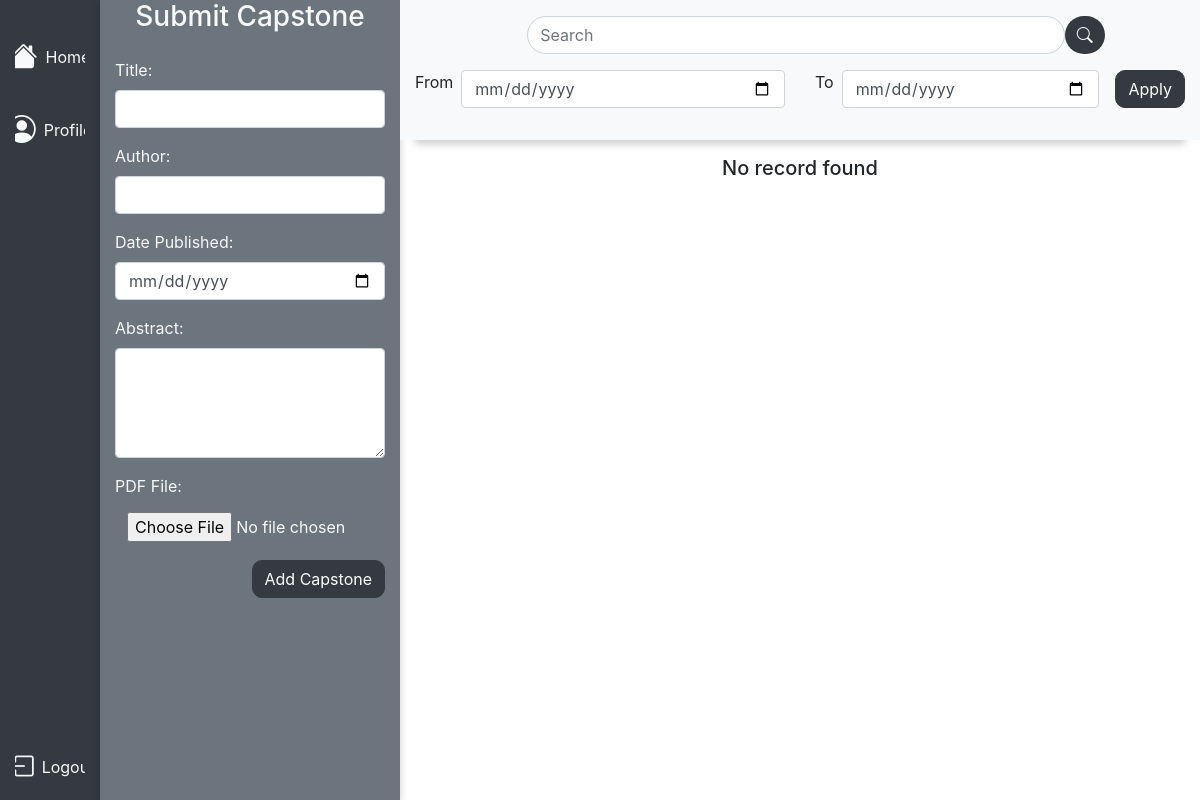
The app's page /pages/home-admin.php, older data.
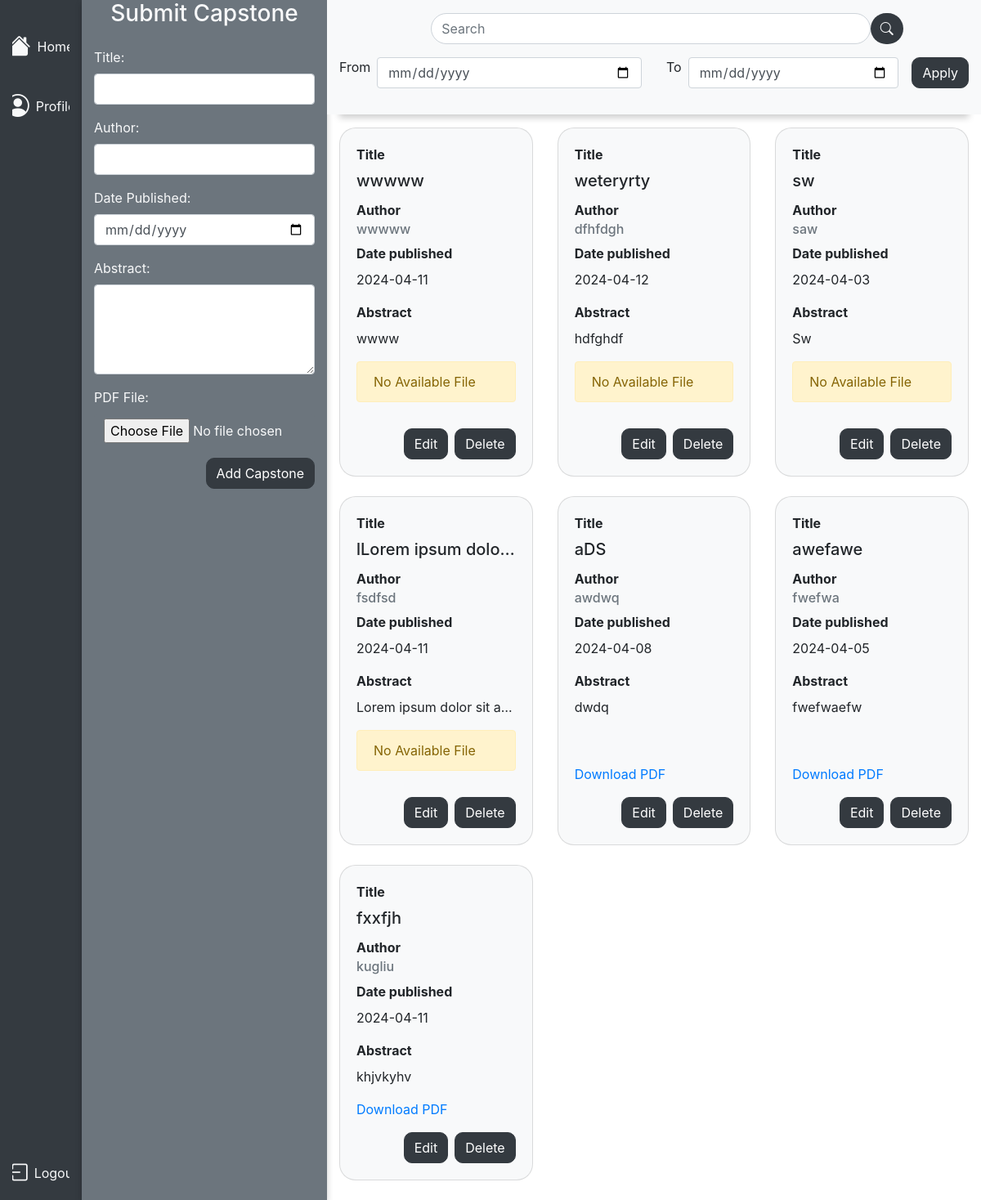
The same page, newer data.
### tables this page shows
CREATE TABLE `tblcapstone` (
  `id` int(11) NOT NULL,
  `title` text NOT NULL,
  `author` varchar(20) NOT NULL,
  `date_published` date NOT NULL,
  `abstract` text NOT NULL,
  `pdf_file` longblob DEFAULT NULL,
  `is_status` enum('0','1','2') NOT NULL
);

### functions/admin/get-admin.php (called while the page is built)
<?php
include('../functions/connection/dbconn.php');
$stmt = $conn->prepare("SELECT * FROM tblcapstone WHERE is_status= '1';");
$stmt->execute();
$capstones = $stmt->fetchAll(PDO::FETCH_ASSOC);
?>

### functions/type.php (called while the page is built)
<?php
include('../functions/connection/dbconn.php');
include('../functions/admin/get-admin.php');
$fromdate = $_POST['from_date'] ?? null;
$todate = $_POST['to_date'] ?? null;
$searchVal = $_POST['forSearch'] ?? null;
if($searchVal == null && $fromdate == null && $todate == null){
    $stmt = $conn->prepare("SELECT * FROM tblcapstone WHERE is_status = '1'");
}else if($fromdate == null && $todate == null){
    $stmt = $conn->prepare("SELECT * FROM tblcapstone
WHERE title LIKE '%$searchVal%' AND is_status = '1'");
}else if($searchVal != null && $fromdate != null && $todate != null){
    $stmt = $conn->prepare("SELECT * FROM tblcapstone
WHERE date_published BETWEEN '$fromdate' AND '$todate' AND title LIKE '%$searchVal%' AND is_status = '1'");
}else{
    $stmt = $conn->prepare("SELECT * FROM tblcapstone
WHERE date_published BETWEEN '$fromdate' AND '$todate' AND is_status = '1'");
}
$stmt->execute();
$searchCapstone = $stmt->fetchAll(PDO::FETCH_ASSOC);
?>

### pages/home-admin.php (the view, shortened to what this page needs)
<?php
include('../functions/connection/dbconn.php');
include('../functions/admin/get-admin.php');
include('../functions/admin/delete-admin.php');
include('../functions/type.php');
?>
<!DOCTYPE html>
<html lang="en">
<head>
    <link rel="stylesheet" href="../assets/bootstrap/bootstrap.min.css">
    <link rel="stylesheet" href="https://cdn.jsdelivr.net/npm/bootstrap-icons@1.3.0/font/bootstrap-icons.css">
</head>
<body>
    <div class="container-fluid">
        <div class="row" style="height:100vh;">
        <div class="col-sm-1 bg-dark" >
        <div class="left d-flex flex-column justify-content-between align-items-center" style="overflow:hidden; height: 100%;">
    <ul class="nav nav-pills flex-column mt-3 text-center">
        <li class="nav-item m-auto pt-3">
            <a href="home-admin.php" class="nav-link" title="" data-bs-toggle="tooltip" data-bs-placement="right" data-bs-original-title="Home">
                <div class="d-flex align-items-center">
                    <i class="bi bi-house-fill h3 text-light"></i>
                    <label class="text-light ml-2">Home</label>
                </div>
            </a>
        </li>
        <li class="nav-item m-auto pt-3">
            <a href="#" class="nav-link" title="" data-bs-toggle="tooltip" data-bs-placement="right">
                <div class="d-flex align-items-center">
                    <i class="bi bi-person-circle h3 text-light"></i>
                    <label class="text-light ml-2">Profile</label>
                </div>
            </a>
        </li>
    </ul>
    <ul class="nav nav-pills mt-auto text-center">
        <li class="nav-item m-auto pt-3">
            <a href="#" class="nav-link" title="" data-bs-toggle="tooltip" data-bs-placement="right">
                <div class="d-flex align-items-center">
                    <i class="bi bi-box-arrow-left h3 text-light"></i>
                    <label class="text-light ml-2">Logout</label>
                </div>
            </a>
        </li>
    </ul>
</div>
        </div>
        <div class="col-sm-3 bg-secondary text-light">
                <div class="middle" style="overflow:hidden; height: 100%;">
                    <h3 class="mb-4 text-center">Submit Capstone <i class="fas fa-solid fa-star"></i></h3>
                    <form method="POST" enctype="multipart/form-data">
                        <div class="form-group">
                            <label for="title">Title:</label>
                            <input type="text" class="form-control" id="title" name="title" required>
                        </div>
                        <div class="form-group">
                            <label for="author">Author:</label>
                            <input type="text" class="form-control" id="author" name="author" required>
                        </div>
                        <div class="form-group">
                            <label for="date_pub">Date Published:</label>
                            <input type="date" class="form-control" id="date_pub" name="date_pub" required>
                        </div>
                        <div class="form-group">
                            <label for="abstract">Abstract:</label>
                            <textarea class="form-control" id="abstract" name="abstract" rows="4" required></textarea>
                        </div>
                        <div class="form-group">
                            <label for="pdf_file">PDF File:</label>
                            <input type="file" class="form-control bg-secondary border-0 text-light" id="pdf_file" name="pdf_file" accept=".pdf" required>
                        </div>
                        <button type="submit" class="btn btn-dark" name="submit" style="float:right;">Add Capstone</button>
                    </form>
                </div>
            </div>
            <div class="col-sm-8" style="overflow-y:auto; height: 100%;">
    <div class="scrollable-right">
        <div class="sticky-top"  style="box-shadow: 0 4px 8px rgba(0, 0, 0, 0.2);">
            <form method="post">
                <div class="row bg-light">
                    <div class="col-sm-12 text-center">
                        <div style="display: inline-block; width:75%;">
                            <div class="input-group m-3">
                                <input type="text" class="form-control rounded-pill" id="capSearch" placeholder="Search" name="forSearch" value="<?php echo (isset($searchVal))? $searchVal: null;?>">
                                <button type="submit" name="capSearch" value="SEARCH" class="btn btn-primary rounded-pill text-light bg-dark border-none" style="border:none;">
                                    <i class="bi bi-search"></i>
                                </button>
                            </div>
                        </div>
                    </div>
                </div>
                <div class="row bg-light">
                    <div class="col-sm-6">
                        <div class="form-group d-flex">
                            <label class="mr-2">From</label>
                            <input type="date" name="from_date" class="form-control" value="<?php echo (isset($fromdate))? $fromdate: null;?>">
                        </div>
                    </div>
                    <div class="col-sm-6">
                        <div class="form-group d-flex">
                            <label class="mr-2">To</label>
                            <input type="date" name="to_date" class="form-control" value="<?php echo (isset($todate))? $todate: null;?>">
                            <div class="form-group ml-3">
                                <button type="submit" class="btn btn-dark">Apply</button>
                            </div>
                        </div>
                    </div>
                </div>
            </form>
        </div>
        <div class="row mt-3">
            <?php if (count($capstones) == 0): ?>
                <div class="col-12 text-center">
                    <div class="h5">
                        No record found
                    </div>
                </div>
            <?php else: ?>
                <?php
                if(!empty($searchCapstone)) {
                  foreach($searchCapstone as $capstone):
                        $pdf_file = $capstone['pdf_file'];
                    ?>
                        <div class="col-sm-4 mb-4">
                            <div class="card bg-light h-100" onclick="openViewModal('<?php echo $capstone['title']; ?>', '<?php echo $capstone['author']; ?>', '<?php echo $capstone['date_published']; ?>', '<?php echo $capstone['abstract']; ?>',event)">
                                <div class="card-body d-flex flex-column">
                                    <label for="title" class="font-weight-bold">Title</label>
                                    <h5 class="card-title text-truncate"><?php echo $capstone['title']; ?></h5>
                                    <label for="author" class="font-weight-bold">Author</label>
                                    <h6 class="card-subtitle mb-2 text-muted"><?php echo $capstone['author']; ?></h6>
                                    <label for="date published" class="font-weight-bold">Date published</label>
                                    <p class="card-text"><?php echo $capstone['date_published']; ?></p>
                                    <label for="abstract" class="font-weight-bold">Abstract</label>
                                    <p class="card-text text-truncate"><?php echo $capstone['abstract']; ?></p>
                                    <?php if (!empty($pdf_file)): ?>
                                        <a href="<?php echo $pdf_file; ?>" download class="mt-auto">Download PDF</a>
                                    <?php else: ?>
                                        <div class="alert alert-warning flex-grow-1" role="alert">
                                            No Available File
                                        </div>
                                    <?php endif; ?>
                                    <div class="mt-3 d-flex justify-content-end">
                                        <button type="button" class="btn btn-dark edit-btn mr-2" onclick="openEditModal('<?php echo $capstone['id']; ?>', '<?php echo $capstone['title']; ?>', '<?php echo $capstone['author']; ?>', '<?php echo $capstone['date_published']; ?>', '<?php echo $capstone['abstract']; ?>')">Edit</button>
                                        <a href="?delete=<?php echo $capstone['id']; ?>" class="btn btn-dark" onclick="propa(event);">Delete</a>
                                    </div>
                                </div>
                            </div>
                        </div>
                    <?php endforeach;
                } else {
                    echo "<div class='col-12 text-center'>
                            <div class='h5'>
                                No record found
                            </div>
                        </div>";
                }
                ?>
            <?php endif;?>
        </div>
    </div>
</div>
        </div>
    </div>
</body>
</html>

### pages/home-admin.php (style rules this page uses)
.card { border-radius: 20px; }
.btn { border-radius:10px; }
.col-sm-3 { box-shadow: 0 4px 8px rgba(0, 0, 0, 0.2); }

Row changes from the older to the newer data that the page shows:
added tblcapstone: title "wwwww", author "wwwww", date_published "2024-04-11", abstract "wwww", shows "No Available File"
added tblcapstone: title "weteryrty", author "dfhfdgh", date_published "2024-04-12", abstract "hdfghdf", shows "No Available File"
added tblcapstone: title "sw", author "saw", date_published "2024-04-03", abstract "Sw", shows "No Available File"
added tblcapstone: title "lLorem ipsum dolo…", author "fsdfsd", date_published "2024-04-11", abstract "Lorem ipsum dolor sit a…", shows "No Available File"
added tblcapstone: title "aDS", author "awdwq", date_published "2024-04-08", abstract "dwdq"
added tblcapstone: title "awefawe", author "fwefwa", date_published "2024-04-05", abstract "fwefwaefw"
added tblcapstone: title "fxxfjh", author "kugliu", date_published "2024-04-11", abstract "khjvkyhv"
Text that changed along with them:
text no longer shown: "No record found"
